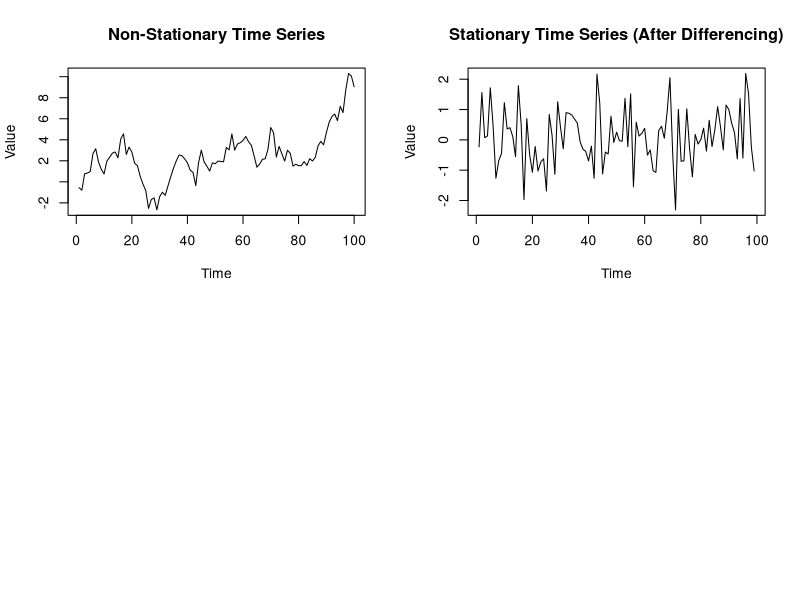

Write R code to recreate this figure.
library(tseries)

X11(width = 5, height = 8)
par(mfrow=c(2,2))


# Simulate a non-stationary time series
set.seed(123)
non_stationary_data <- cumsum(rnorm(100))

# Plot the non-stationary series
plot(non_stationary_data, type = "l", main = "Non-Stationary Time Series", ylab = "Value", xlab = "Time")

# Perform ADF Test
adf_test <- adf.test(non_stationary_data)
print(adf_test)

# Differencing to make it stationary
stationary_data <- diff(non_stationary_data)

# Plot the stationary series
plot(stationary_data, type = "l", main = "Stationary Time Series (After Differencing)", ylab = "Value", xlab = "Time")

# Perform ADF Test on stationary data
adf_test_stationary <- adf.test(stationary_data)
print(adf_test_stationary)
